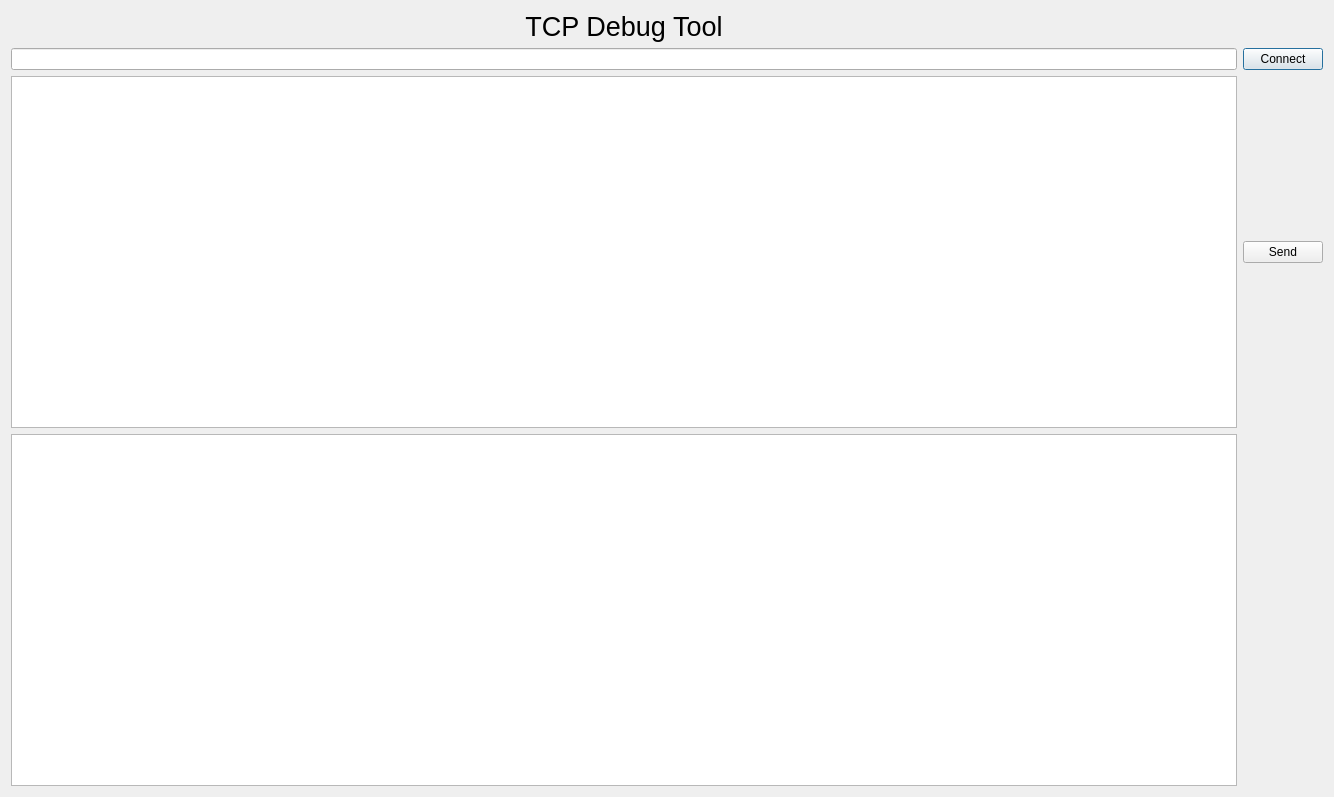
<?xml version="1.0" encoding="UTF-8"?>
<ui version="4.0">
 <class>tcptool</class>
 <widget class="QDialog" name="tcptool">
  <property name="geometry">
   <rect>
    <x>0</x>
    <y>0</y>
    <width>1334</width>
    <height>797</height>
   </rect>
  </property>
  <property name="windowTitle">
   <string>Dialog</string>
  </property>
  <layout class="QGridLayout" name="gridLayout">
   <item row="0" column="0">
    <widget class="QLabel" name="lb_tcptitle">
     <property name="font">
      <font>
       <pointsize>20</pointsize>
      </font>
     </property>
     <property name="text">
      <string>TCP Debug Tool</string>
     </property>
     <property name="alignment">
      <set>Qt::AlignCenter</set>
     </property>
    </widget>
   </item>
   <item row="1" column="0">
    <widget class="QLineEdit" name="le_ip"/>
   </item>
   <item row="1" column="1">
    <widget class="QPushButton" name="pb_tcpconnect">
     <property name="text">
      <string>Connect</string>
     </property>
    </widget>
   </item>
   <item row="2" column="0">
    <widget class="QTextEdit" name="te_sendmsg"/>
   </item>
   <item row="2" column="1">
    <widget class="QPushButton" name="pb_send">
     <property name="text">
      <string>Send</string>
     </property>
    </widget>
   </item>
   <item row="3" column="0">
    <widget class="QTextEdit" name="te_recvmsg"/>
   </item>
  </layout>
 </widget>
 <resources/>
 <connections/>
</ui>
